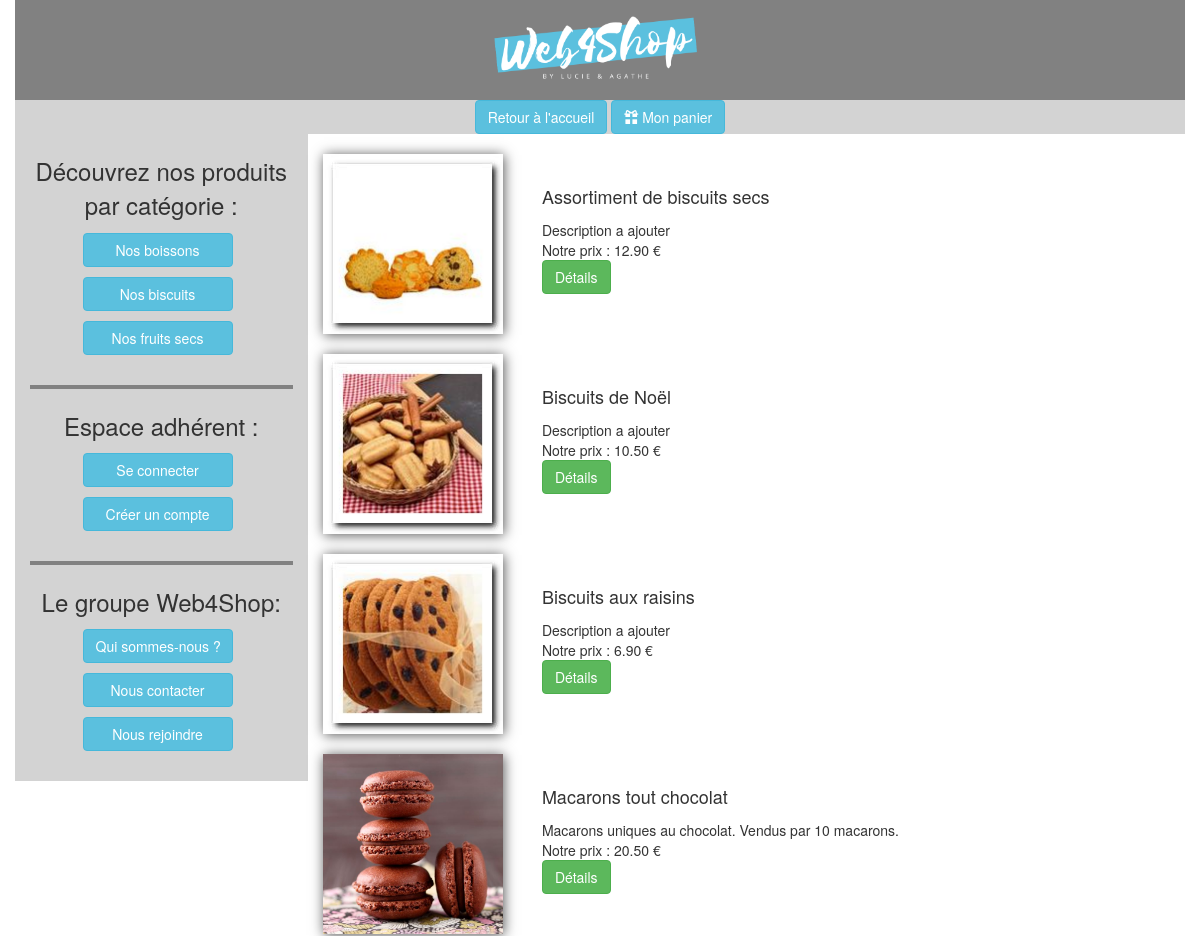
/?categ=2&action=readProductsCat (upper part), run on an earlier commit of the app's database.
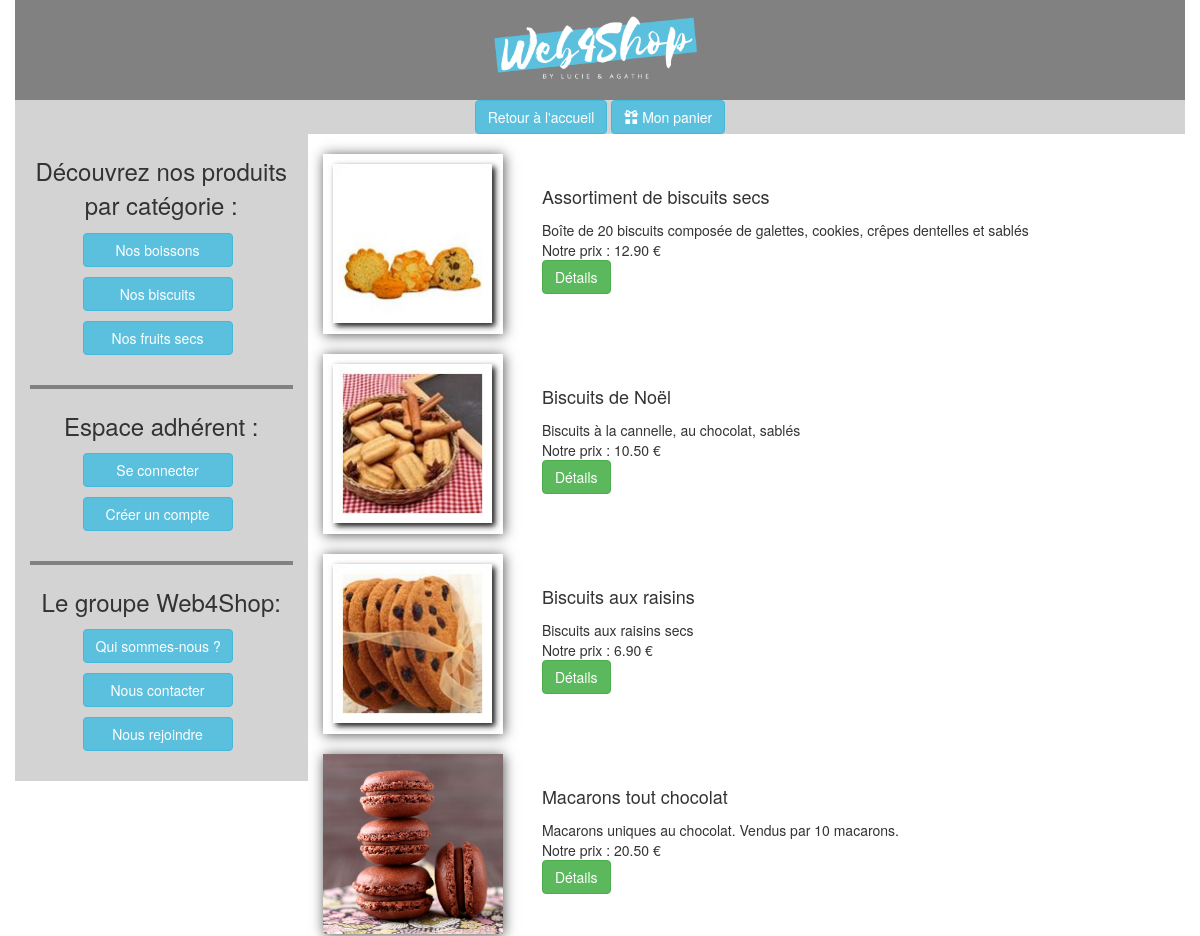
And on a later commit of the database.
### tables this page shows
CREATE TABLE `categories` (
  `id` tinyint(4) NOT NULL,
  `name` varchar(100) NOT NULL
);

CREATE TABLE `products` (
  `id` int(11) NOT NULL,
  `cat_id` tinyint(4) NOT NULL,
  `name` varchar(150) NOT NULL,
  `description` text NOT NULL,
  `image` varchar(30) NOT NULL,
  `price` decimal(5,2) NOT NULL,
  `quantity` int(3) NOT NULL
);

### controller/controllerProduct.php (called while the page is built, shortened)
<?php
class controllerProduct
{
    public static function readProductsCat (){
        $controller = "user";
        if (isset ($_GET['categ'])){
            $id_cat = $_GET['categ'];
        }
        $tab_productsCat = Product::getAllProductsCat($id_cat);
        if (empty ($tab_productsCat)){
            $message="Il n'y a pas de produits dans cette catégories";
            $view='error';
            $path2 = File::build_path(array('view',$controller,'view.php'));
        }
        else{
            $path2 = File::build_path(array('view',$controller,'view.php'));
        }
        require_once ($path2);
    }
}
?>

### index.php (called while the page is built, shortened)
<?php
$path= File::build_path(array('controller','routeur.php'));
require_once ($path);

### view/fonctions.php (called while the page is built, shortened)
<?php
function getHeader(){
    include("header.inc.php");
}
function getAside(){
    include("aside1.inc.php");
}
?>

### model/Categorie.php (called while the page is built, shortened)
<?php
class Categorie
{
    private $id;
    private $name;
    public static function getAllCategories() {
        try {
            $sql = "SELECT * FROM categories ";
            $rep =Model::$pdo->prepare($sql);
            $rep->execute();
            $rep->setFetchMode(PDO::FETCH_CLASS, 'Categorie');
            $tabcategories = $rep->fetchAll();
            return $tabcategories;
        }
        catch(PDOException $e){
            if (Conf::getDebug()) {
                echo $e->getMessage();
            } else {
                echo 'Une erreur est survenue <a href=""> retour a la page d\'accueil </a>';
            }
            die();
        }
    }
    public function getId(){
        return $this->id;
    }
    public function getName(){
        return $this->name;
    }
}

### model/Product.php (called while the page is built, shortened)
<?php
class Product
{
    private $id;
    private $name;
    private $description;
    private $image;
    private $price;
    public static function getAllProductsCat($id_Cat)
    {
        try {
            $sql = "SELECT * FROM products WHERE cat_id =?";
            $rep =Model::$pdo->prepare($sql);
            $rep->execute(array($id_Cat));
            $rep->setFetchMode(PDO::FETCH_CLASS, 'Product');
            $tabProduitCat = $rep->fetchAll();
            return $tabProduitCat;
        }
        catch(PDOException $e){
            if (Conf::getDebug()) {
                echo $e->getMessage();
            } else {
                echo 'Une erreur est survenue <a href=""> retour a la page d\'accueil </a>';
            }
            die();
        }
    }
    public function getId(){
        return $this->id;
    }
    public function getName(){
        return $this->name;
    }
    public function getDescription(){
        return $this->description;
    }
    public function getImage(){
        return $this->image;
    }
    public function getPrice(){
        return $this->price;
    }
}

### view/user/produits.php (the view)
<?php
    foreach ($tab_productsCat as $ligne) {
        $nom = $ligne->getName();
        $description = $ligne->getDescription();
        $image = $ligne->getImage();
        $prix = $ligne->getPrice();
        $id = $ligne->getId();
        echo "<div class ='row'>";
            echo "<div class ='col-lg-3'>";
                echo "<img class ='image_produit' src='view/images/$image'>";
            echo "</div>";
            echo "<div class ='col-lg-9'>";
                echo "<br>";
                echo "<h4>$nom <br> </h4>";
                echo "$description <br>";
                echo "Notre prix : ". $prix." €<br>";
                echo "<a class='btn btn-success'  href='?action=read&id=".$id."'>Détails</a><br>";
            echo "</div>";
        echo "</div>";
        echo "<br>";
    }
?>

### controller/routeur.php (shortened to what this page needs)
<?php
if (!isset($_GET['action'])){
    $action='readCategories';
}else{
    $action =$_GET['action'];
}
if ($action == "addToCart" || $action == "emptyCart" || $action == "seeCart" || $action =="delete" || $action=="toPay"){
    controllerCart::$action();
}
else if ($action== 'readAllProducts' || $action == 'readProductsCat' || $action == 'read' ||$action=="addedProd" ){
    controllerProduct::$action();
}
?>

### view/user/view.php (shortened to what this page needs)
<!DOCTYPE html>
<html>
<head>
    <link href="view/bootstrap/css/bootstrap.css" rel="stylesheet">
    <link rel="stylesheet" href="view/CSS/style.css" />
</head>
<body>
<div class="container">
    <?php getHeader();?>
    <div class="row">
        <?php getAside();?>
        <section class="col-lg-9">
            <br>
            <?php
            $filepath = File::build_path(array("view", $controller, "$view.php"));
            require $filepath;
            echo "<br/>";
            ?>
        </section>
    </div>
</div>
</body>
</html>

### view/header.inc.php
<header>
    <div class="row">
        <div class="web4shop">
            <img src="view/images/Web4ShopHeader.png">
        </div>
        <?php if(empty($_SESSION["admin"])){?>
            <div class="entete">
                <a href="?action=readCategories" class='btn btn-info'></span> Retour à l'accueil</button></a>
                <a href='?action=seeCart' class='btn btn-info'> <span class='glyphicon glyphicon-gift'></span> Mon panier</button></a>
            </div>
        <?php }?>
    </div>
</header>

### view/aside1.inc.php (shortened to what this page needs)
<?php
$lesCategories = Categorie::getAllCategories();?>
<aside class='col-lg-3'>
    <h3 class='textePanier'> Découvrez nos produits par catégorie : </h3>
    <?php foreach ($lesCategories as $ligne) {
        $id = $ligne->getId();
        $nom = $ligne->getName();
        echo "<a class='btn btn-info btnAside' href='?categ=".$id."&action=readProductsCat'>Nos $nom </a><br>";
    }?>
    <br>
    <div class='trait'></div>
    <h3 class='textePanier'> Espace adhérent : </h3>
    <?php
    if (empty($_SESSION['username']) && empty($_SESSION["admin"])){?>
        <a href='?action=connect' class='btn btn-info btnAside''>Se connecter</a><br>
    <?php } ?>
    <a href='?action=add' class='btn btn-info btnAside'>Créer un compte</a><br>
    <br>
    <div class='trait'></div>
    <h3 class='textePanier'> Le groupe Web4Shop: </h3>
    <a href='?action=us' class='btn btn-info btnAside'> Qui sommes-nous ?</a><br>
    <a href='?action=contact' class='btn btn-info btnAside'> Nous contacter</a><br>
    <a href='?action=recrut' class='btn btn-info btnAside'> Nous rejoindre</a><br>
    <br>
</aside>

### view/CSS/style.css (style rules this page uses)
aside { background-color: lightgrey; height: 100%; position: fixed; }
.entete { background-color: lightgrey; text-align: center; }
.web4shop { background-color: #818181; text-align: center; }
.web4shop img { height: 100px; }
.btnAside { width: 150px; margin-bottom : 10px; margin-left: 20%; }
.trait { background-color: #818181; height: 3pt; width: 100%; }
.image_produit { width : 180px; box-shadow: 1px 1px 12px #555; }
.textePanier { text-align: center; }
a { color :#5bc0de; }

What changed in the data, as far as the page shows it:
changed products "Assortiment de biscuits secs": description "Description a ajouter" → "Boîte de 20 biscuits composée de galettes, cookies, crêpes dentelles et sablés"
changed products "Biscuits de Noël": description "Description a ajouter" → "Biscuits à la cannelle, au chocolat, sablés"
changed products "Biscuits aux raisins": description "Description a ajouter" → "Biscuits aux raisins secs"
